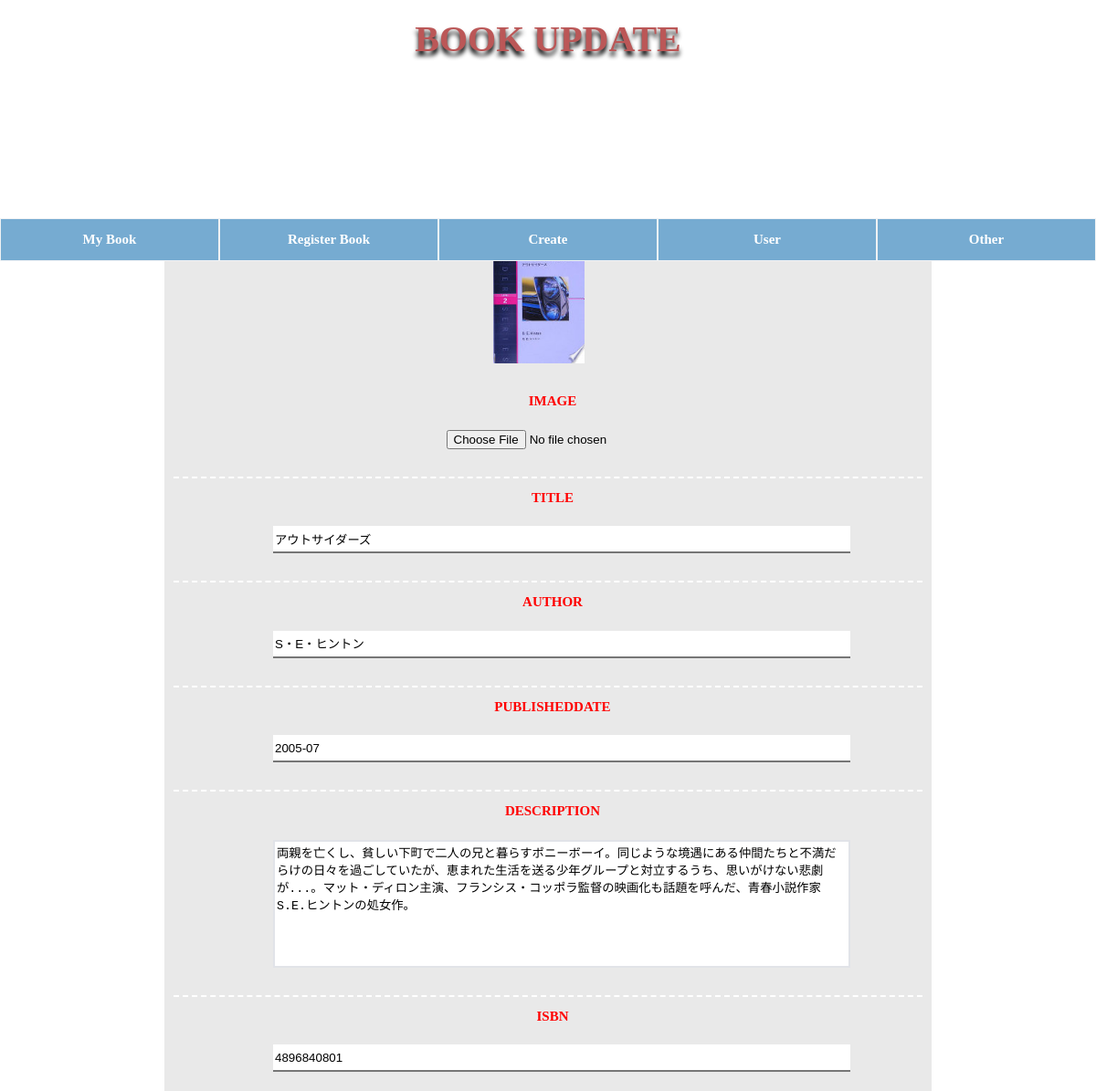
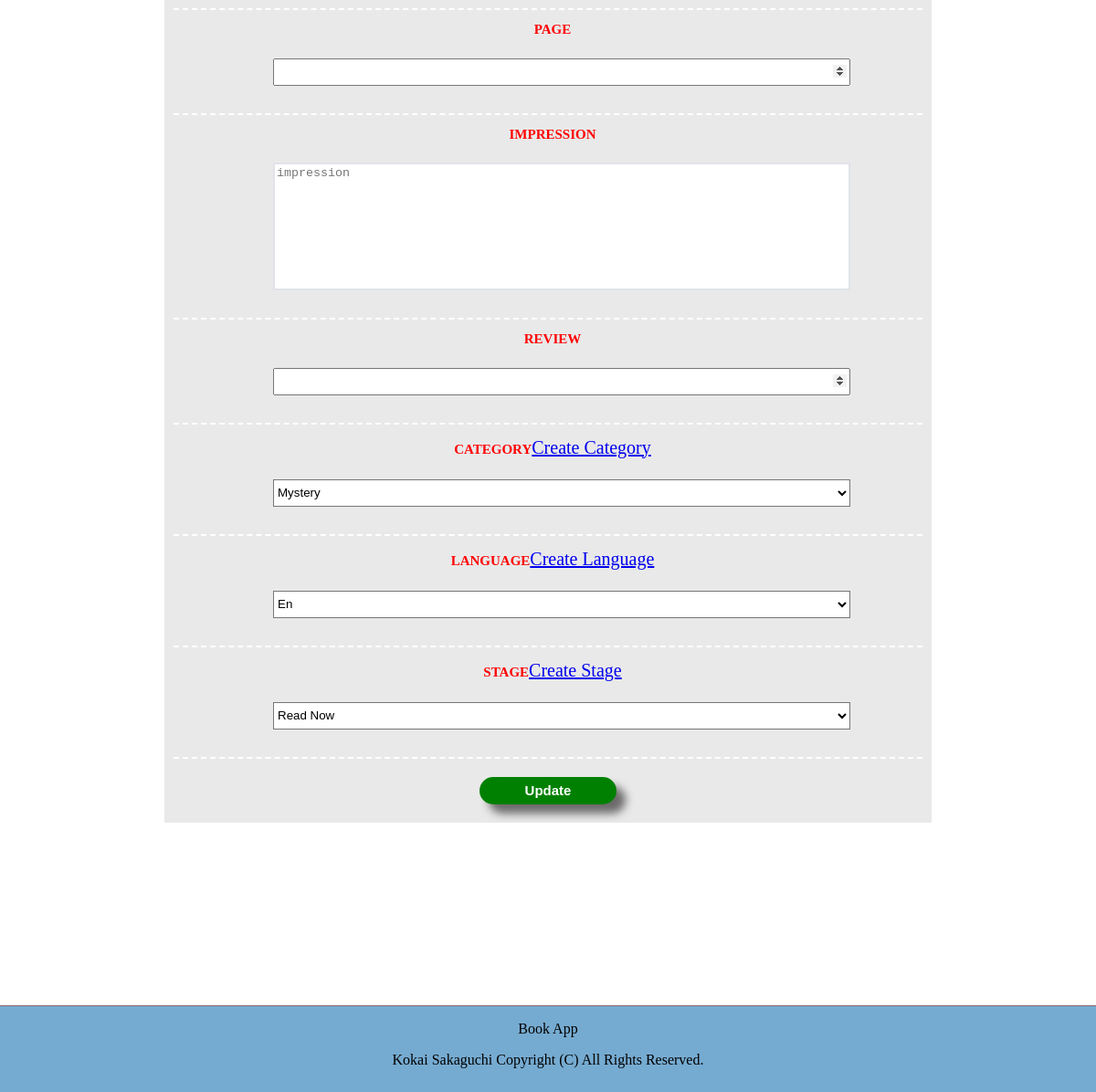
Page /myBook-detail/20 (signed in) on the committed database (2 pictures, top to bottom).
### BookApp/models.py (models this page shows, shortened)
class Book(models.Model):
    title = models.CharField(
        verbose_name = 'Title',
        blank = True,
        null = True,
        max_length = 255,
    )
    author = models.CharField(
        verbose_name = 'Author',
        blank = True,
        null = True,
        max_length = 255,
    )
    publishedDate = models.CharField(
        verbose_name='PublishedDate',
        blank = True,
        null = True,
        max_length = 255,
    )
    description = models.TextField(
        verbose_name = 'Description',
        blank = True,
        null = True,
        max_length = 1000,
    )
    isbn = models.CharField(
        verbose_name = 'ISBN',
        blank = True,
        null = True,
        max_length = 255,
    )
    page = models.IntegerField(
        verbose_name = 'Page',
        blank = True,
        null = True,
        validators = [    # 下限。
            MinValueValidator(0)
        ]
    )
    bookCover = models.ImageField(
        verbose_name = 'BookCover',
        blank = True,
        null = True,
        upload_to = 'images/',    # 画像の保存フォルダ。
    )
    registerDate = models.DateTimeField(
        verbose_name = 'RegisterDate',
        blank = True,
        null = True,
        default = datetime.now(),    # 登録時に自動付与。
    )
    updateDate = models.DateTimeField(
        verbose_name = 'UpdateDate',
        blank = True,
        null = True,
        auto_now = True,           # 更新時に自動付与。
    )
    impression = models.TextField(
        verbose_name = 'Impression',
        blank = True,
        null = True,
        max_length = 1000,
    )
    review = models.IntegerField(
        verbose_name = 'Review',
        blank = True,
        null = True,
        validators = [    # 下限・上限。
            MinValueValidator(1), MaxValueValidator(5)
        ]
    )
    order = models.IntegerField(
        verbose_name = 'Order',
        blank = True,
        null = True,
    )
    user = models.ForeignKey(
        User,
        on_delete = models.CASCADE,    # ユーザを削除した場合、書籍が削除される。
        verbose_name = 'User',
        blank = True,
        null = True,
    )
    category = models.ForeignKey(
        Category,
        on_delete = models.SET_NULL,    # カテゴリーを削除した場合、NULLが設定される。
        verbose_name = 'Category',
        blank = True,
        null = True,
    )
    language = models.ForeignKey(
        Language,
        on_delete = models.SET_NULL,    # 言語を削除した場合、NULLが設定される。
        verbose_name = 'Language',
        blank = True,
        null = True,
    )
    stage = models.ForeignKey(
        Stage,
        on_delete=models.SET_NULL,    # 進捗段階を削除した場合、NULLが設定される。
        verbose_name = 'Stage',
        null = True,
        blank = True,
    )

### BookApp/views.py (the view)
# urls.py: path("myBook-detail/<str:id>" , views.myBookDetailView    , name="myBookDetail"),
@login_required    # ログイン状態であるかを判定する。
def myBookDetailView(request, id):
    template_name = "myBookDetail.html"    # テンプレートファイル。
    obj = Book.objects.get(pk=id)    # 取得したIDに該当する書籍データの取得。
    initial_dict = {
        'title': obj.title,
        'author': obj.author,
        'publishedDate': obj.publishedDate,
        'description': obj.description,
        'isbn': obj.isbn,
        'page': obj.page,
        'registerDate' : obj.registerDate,
        'impression' : obj.impression,
        'review' : obj.review,
        'order' : obj.order,
        'stage' : obj.stage,
        'category': obj.category,
        'language': obj.language,
    }
    form = BookForm(request.POST or None, initial=initial_dict)    # 書籍を登録するためのフォームの初期化。
    myapp_data = {
        'obj': obj,
        'form': form,
    }
    return render(request, template_name, myapp_data)

### BookApp/models.py (called while the page is built)
    def __str__(self):
        return self.title

    def __str__(self):
        return self.title

    def __str__(self):
        return self.title

### BookApp/templates/myBookDetail.html (shortened to what this page needs)
{% extends "base.html" %}
{% block css %}
{% load static %}
<link rel="stylesheet" type="text/css" href="{% static 'css/myBookDetail.css' %}" />
{% endblock %}
{% block content %}
<a href="#"><p class="headline">BOOK UPDATE</p></a>
<div class="content">
    <div class="newBook">
        {% if not obj.bookCover %}
        {% load static %}
        {% else %}
        <div class="card-img"><img src="{{ obj.bookCover.url }}" id="preview" alt=""></div>    {% endif %}
        <div class="card-text">
            <form name="form1" action="{% url 'BookApp:myBookUpdate' obj.id %}" method="POST" enctype="multipart/form-data" onSubmit="return check()">
                <ul>
                    <li><span class="index">IMAGE</span><p>{{ form.bookCover }}</p></li>
                    <li><span class="index">TITLE</span><p>{{ form.title }}</p></li>
                    <li><span class="index">AUTHOR</span><p>{{ form.author }}</p></li>
                    <li><span class="index">PUBLISHEDDATE</span><p>{{ form.publishedDate }}</p></li>
                    <li><span class="index">DESCRIPTION</span><p>{{ form.description }}</p></li>
                    <li><span class="index">ISBN</span><p>{{ form.isbn }}</p></li>
                    <li><span class="index">PAGE</span><p>{{ form.page }}</p></li>
                    <li><span class="index">IMPRESSION</span><p>{{ form.impression }}</p></li>
                    <li><span class="index">REVIEW</span><p>{{ form.review }}</p></li>
                    <li><span class="index">CATEGORY</span><a href="{% url 'BookApp:contentCreate' 'stage-create' %}" target="_blank">Create Category</a><p><label class="selectbox-001">{{ form.category }}</label></p></li>
                    <li><span class="index">LANGUAGE</span><a href="{% url 'BookApp:contentCreate' 'language-create' %}" target="_blank">Create Language</a><p><label class="selectbox-001">{{ form.language }}</label></p></li>
                    <li><span class="index">STAGE</span><a href="{% url 'BookApp:contentCreate' 'category-create' %}" target="_blank">Create Stage</a><p><label class="selectbox-001">{{ form.stage }}</label></p></li>
                </ul>
                <button type="submit" name="submit" class="button">Update</button>
            </form>
        </div>
    </div>
</div>
{% endblock %}
{% block js %}
    {% load static %}
{% endblock %}

### BookApp/templates/base.html (shortened to what this page needs)
<!DOCTYPE html>
<html lang="ja">
    <head>
        {% load static %}
        <link rel="stylesheet" type="text/css" href="{% static 'css/base.css' %}" />
        {% block css %}{% endblock %}
    </head>
    <body>
        <div class="gnavi__wrap">
            <div class="gnavi__list">
                <a href="{% url 'BookApp:myBook' %}">My Book</a>
            </div>
            <div class="gnavi__list">
                <a href="#">Register Book</a>
            </div>
            <div class="gnavi__list">
                <a href="#">Create</a>
            </div>
            <div class="gnavi__list">
                <a href="#">User</a>
            </div>
            <div class="gnavi__list">
                <a href="#">Other</a>
            </div>
        </div>
        {% block content %}{% endblock %}
        <footer id="footer">
            <p>Book App</p>
            <p>Kokai Sakaguchi Copyright (C) All Rights Reserved.</p>
        </footer>
    </body>
</html>

### static/css/base.css (style rules this page uses)
.gnavi__wrap { font-size: 20px; text-align: center; width: 100%; z-index: 100; display: flex; margin : 0px 0px 0px 0px; position: absolute; top: 10%; }
.gnavi__list { width: 20%; height: 45px; background-color: #76abd1; border: 1px solid #f0f2f4; }
.gnavi__list a { display: flex; justify-content: center; align-items: center; width: 100%; height: 100%; text-decoration: none; color: white; font-size: 15px; font-weight: 600; }
html, body { margin : 0px 0px 0px 0px; }
ul { list-style: none; }
#footer { border-top: solid 1px rgb(136, 107, 107); padding-bottom: 10px; background-color: #76abd1; }
#footer p { text-align: center; }

### static/css/myBookDetail.css (style rules this page uses)
.newBook { background-color: rgba(231, 231, 231, 0.9); text-align: center; width: 70%; display: flex; flex-flow: column; }
.headline { color: rgb(187, 87, 87); text-shadow:0 5px 5px black; font-weight: bold; font-size: 40px; text-align: center; position: absolute; top: 0.1%; left: 50%; transform: translate(-50%, -50%); z-index: 1; }
.single { border-top: none; border-right: none; border-left: none; width: 80%; height: 30px; }
.multi { width: 80%; height: 140px; border: solid 2px #e1e3e8; resize: none; }
.card-img img { width:100px; height:150px; margin:0px 20px 0px 0px; }
.button { background-color: green; border-radius: 50px; position: relative; width: 150px; height: 30px; color: white; font-weight: bold; font-size: 15px; border: none; cursor: pointer; box-shadow: 10px 10px 10px rgba(101, 98, 98, 0.945); }
ul { padding: 0 0.5em; position: relative; }
ul li { line-height: 1.5; padding: 0.5em 0 0.5em 0.5em; border-bottom: dashed 2px white; }
ul li p { padding-left: 20px }
.selectbox-001 select { width: 80%; height: 30px; background-color: white; cursor: pointer; }
input[type=number] { width: 80%; height: 30px; }
.index { font-weight: bold; font-size: 15px; color:red; }

### rows in the picture
Book: bookCover (picture), title "アウトサイダーズ", author "S・E・ヒントン", publishedDate "2005-07", description "両親を亡くし、貧しい下町で二人の兄と暮らすポニーボーイ。同じような境遇にある仲間たちと不満だらけの日々を過ごしていたが、恵まれた生活を送る少年グループと対立するうち、思いがけない悲劇が...。マット・ディロン主演、フランシス・コッポラ監督の映画化も話題を呼んだ、青春小説作家S.E.ヒントンの処女作。", isbn "4896840801", category "Mystery", language "En", stage "Read Now"
